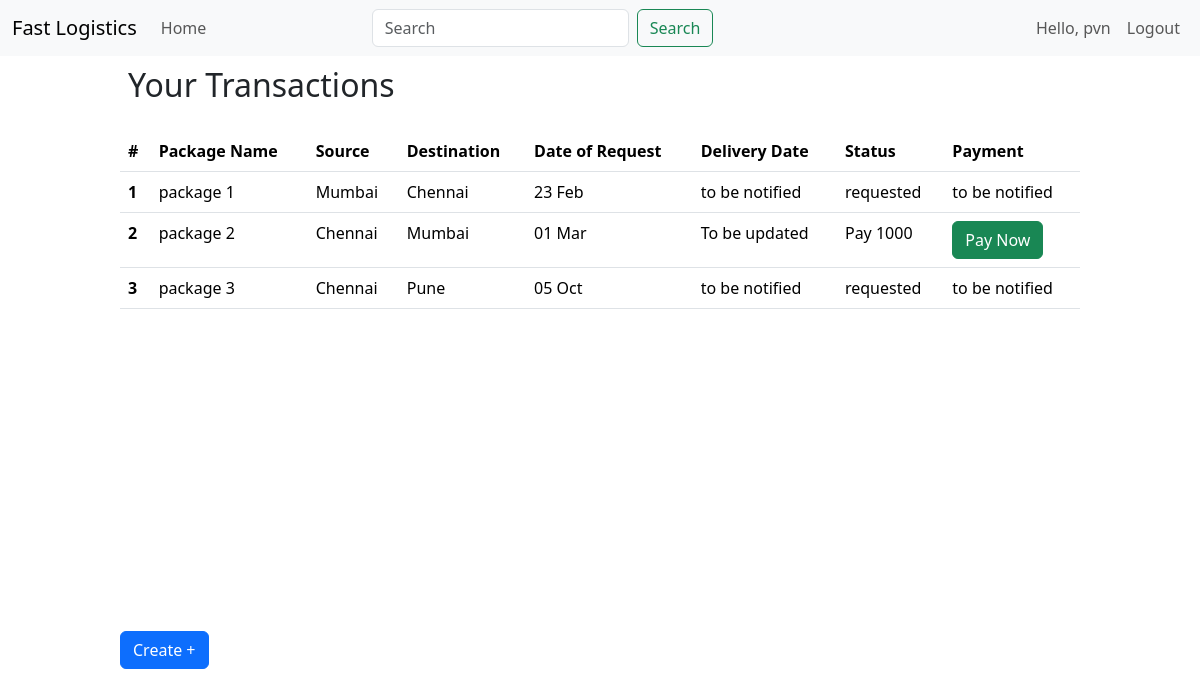
The page /user/2 on the database as committed earlier.
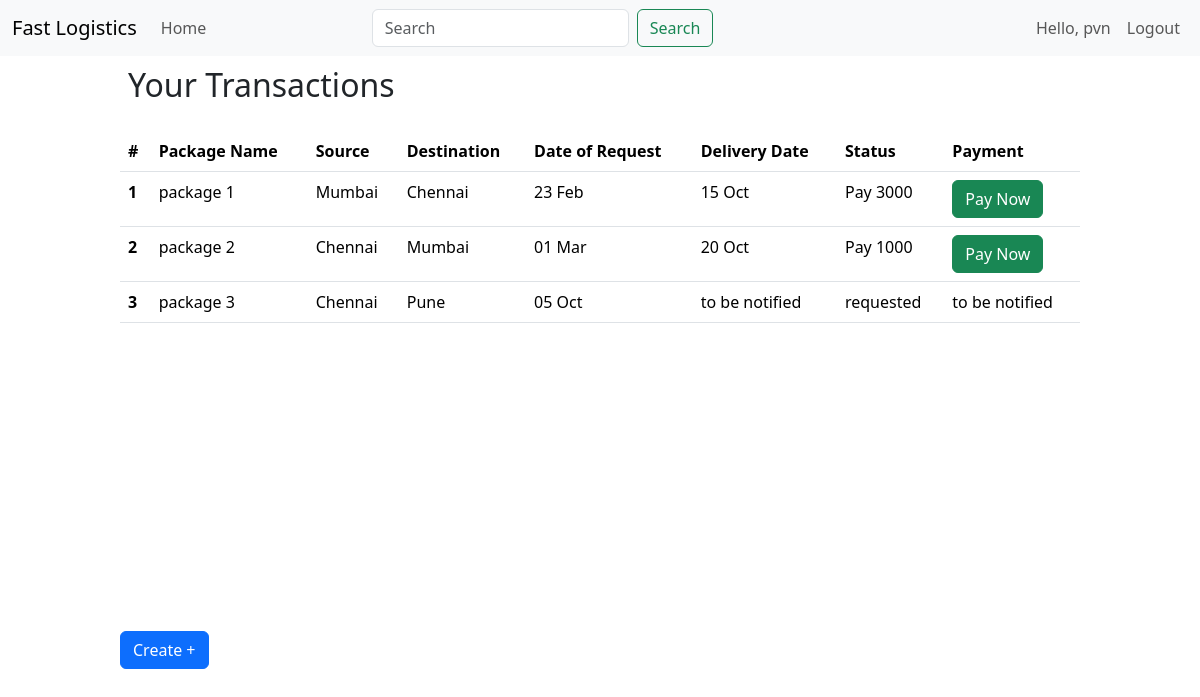
The same page on the database as committed later.
### application/models.py (models this page shows)
class User(db.Model):
  id = db.Column(db.Integer(), primary_key = True)
  username = db.Column(db.String(), nullable = False, unique = True)
  password = db.Column(db.String(), nullable = False)
  type = db.Column(db.String(), default= 'general')
  trans = db.relationship("Transaction", backref = "creator")

class Transaction(db.Model):
  id = db.Column(db.Integer(), primary_key = True)
  t_name = db.Column(db.String(), nullable = False)
  t_type = db.Column(db.String(), nullable = False)
  t_date = db.Column(db.String(), nullable = False)
  delivery_date = db.Column(db.String(), default = 'to be updated')
  s_city = db.Column(db.String(), nullable = False)
  d_city = db.Column(db.String(), nullable = False)
  internal_status = db.Column(db.String(), default= 'requested')
  delivery_status = db.Column(db.String(), default= 'in-process')
  description = db.Column(db.String())
  amount = db.Column(db.Integer(), default = 1000)
  user_id = db.Column(db.Integer(), db.ForeignKey("user.id"))

### application/controllers.py (the view)
@app.route('/user/<int:user_id>', methods = ['GET', 'POST'])
def user(user_id):
  user = User.query.get(user_id)
  transactions = user.trans
  return render_template('user-dash.html', user = user, transactions = transactions)

### templates/user-dash.html (shortened to what this page needs)
<!DOCTYPE html>
<html lang="en">
<head>
  <link rel="stylesheet" href="../static/style.css">
  <link href="https://cdn.jsdelivr.net/npm/bootstrap@5.3.3/dist/css/bootstrap.min.css" rel="stylesheet">
</head>
<body>
  <div id="main">
    <nav class="navbar navbar-expand-lg navbar-light bg-light">
      <div class="container-fluid">
        <div class="navbar-left d-flex">
          <a class="navbar-brand" href="#">Fast Logistics</a>
          <ul class="navbar-nav">
            <li class="nav-item">
              <a class="nav-link" href="#">Home</a>
            </li>
          </ul>
        </div>
        <div class="d-flex mx-auto">
          <form class="d-flex">
            <input class="form-control me-2" type="search" placeholder="Search" aria-label="Search">
            <button class="btn btn-outline-success" type="submit">Search</button>
          </form>
        </div>
        <div class="navbar-right ms-auto">
          <ul class="navbar-nav">
              <span class="nav-link">Hello, {{user.username}}</span>
            <li class="nav-item">
              <a class="nav-link" href="/userlogin">Logout</a>
            </li>
          </ul>
        </div>
      </div>
    </nav>
    <div id="canvas">
      <h2 class="headings">Your Transactions</h2><br>
      {% if transactions|length == 0 %}
        <br>
        <h3>You do not have any transactions</h3><br>
      {% else %}
        <div class="trans-table" style="height: 500px;">
          <table class="table">
            <thead>
              <tr>
                <th scope="col">#</th>
                <th scope="col">Package Name</th>
                <th scope="col">Source</th>
                <th scope="col">Destination</th>
                <th scope="col">Date of Request</th>
                <th scope="col">Delivery Date</th>
                <th scope="col">Status</th>
                <th scope="col">Payment</th>
              </tr>
            </thead>
            <tbody>
              {% for transaction in transactions %}
                <tr>
                  <th scope="row">{{loop.index}}</th>
                  <td>{{transaction.t_name}}</td>
                  <td>{{transaction.s_city}}</td>
                  <td>{{transaction.d_city}}</td>
                  <td>{{transaction.t_date}}</td>
                  {% if transaction.internal_status == "requested" %}
                    <td>to be notified</td>
                    <td>{{transaction.internal_status}}</td>
                    <td>to be notified</td>
                  {% else %}
                    {% if transaction.internal_status == "paid" %}
                      <td>{{transaction.delivery_date}}</td>
                      <td>Paid</td>
                      <td>Success</td>
                    {% else %}
                      <td>{{transaction.delivery_date}}</td>
                      <td>Pay {{transaction.amount}}</td>
                      <td><button class="btn btn-success">Pay Now</button></td>
                    {% endif %}
                  {% endif %}
                </tr>
              {% endfor %}
            </tbody>
          </table>
        </div>
      {% endif %}
      <div>
        <a href="/create_transac/{{user.id}}"><button type="submit" class="btn btn-primary">Create +</button></a>
      </div>
    </div>
  </div>
</body>
</html>

### static/style.css (style rules this page uses)
* { margin: 0px; }
#main, #canvas { border: 2px none black; }
#canvas { width: 80%; margin: auto; height: 770px; }
.headings { margin: 3px; padding-left: 5px; margin-top: 10px; }
.navbar { margin-bottom: 10px; }

Rows that differ between the two databases and show on the page:
changed Transaction "package 1": delivery_date (not shown) → "15 Oct"; amount (not shown) → "3000"; internal_status "requested" → (not shown); internal_status "to be notified to be notified" → "Pay Pay Now"
changed Transaction "package 2": delivery_date "To be updated" → "20 Oct"
